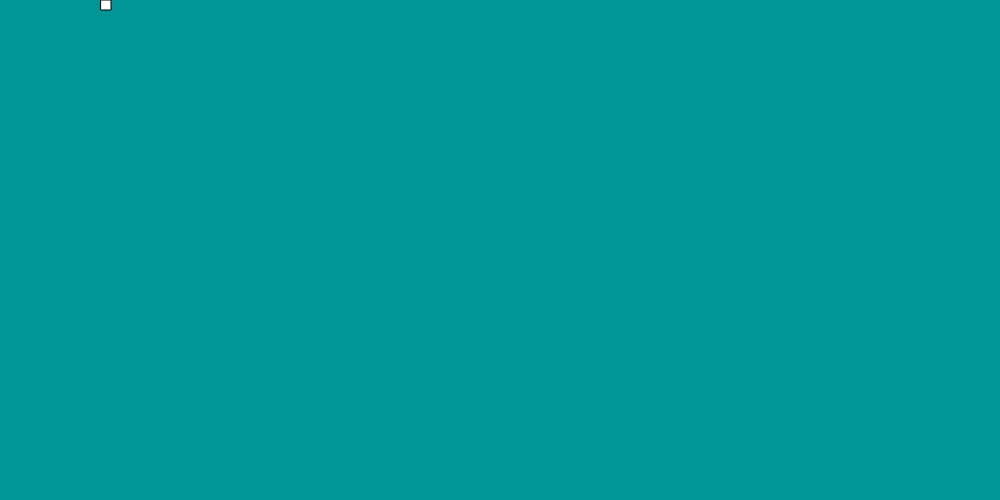
Frame 1 (no input)
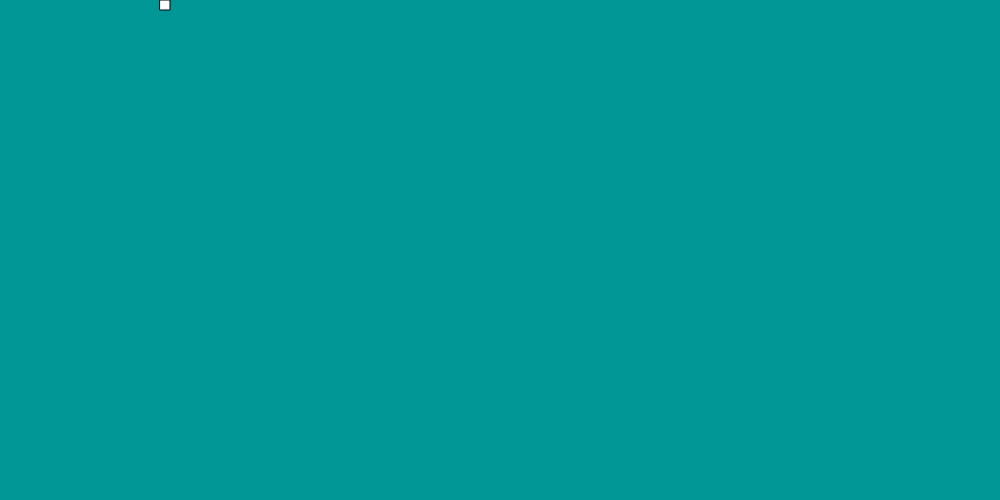
Frame 60 (no input)
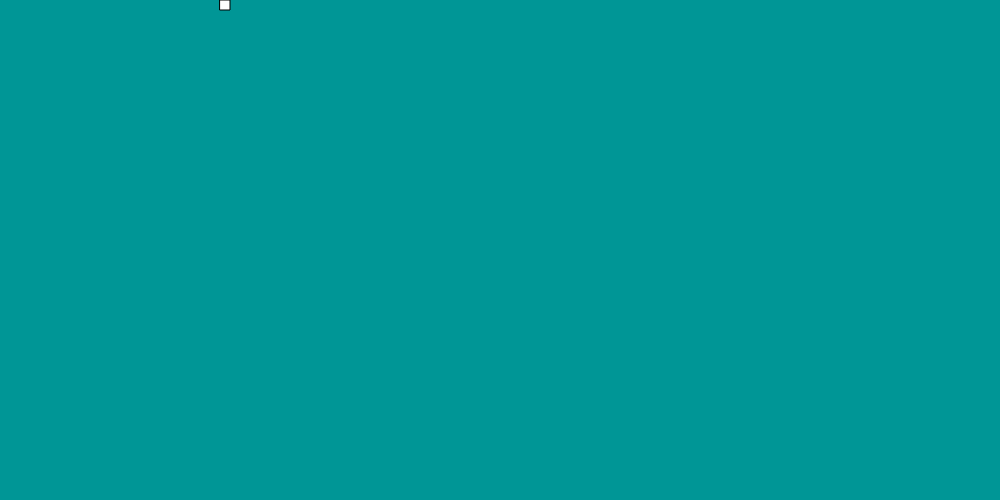
Frame 120 (the mouse pressed at the canvas centre since frame 60)

The p5.js sketch that drew these frames (run headless with seeded random() and noise() and a simulated clock; from frame 60 on, the mouse is pressed at the canvas centre):

// p5.js sketch
// ── sketch.js

var position = 100
function setup() {
    createCanvas(1000, 500)
}

function draw() {
    background(0, 150, 150)

    position = position + 1
    rect(position,0,10,10)
}
